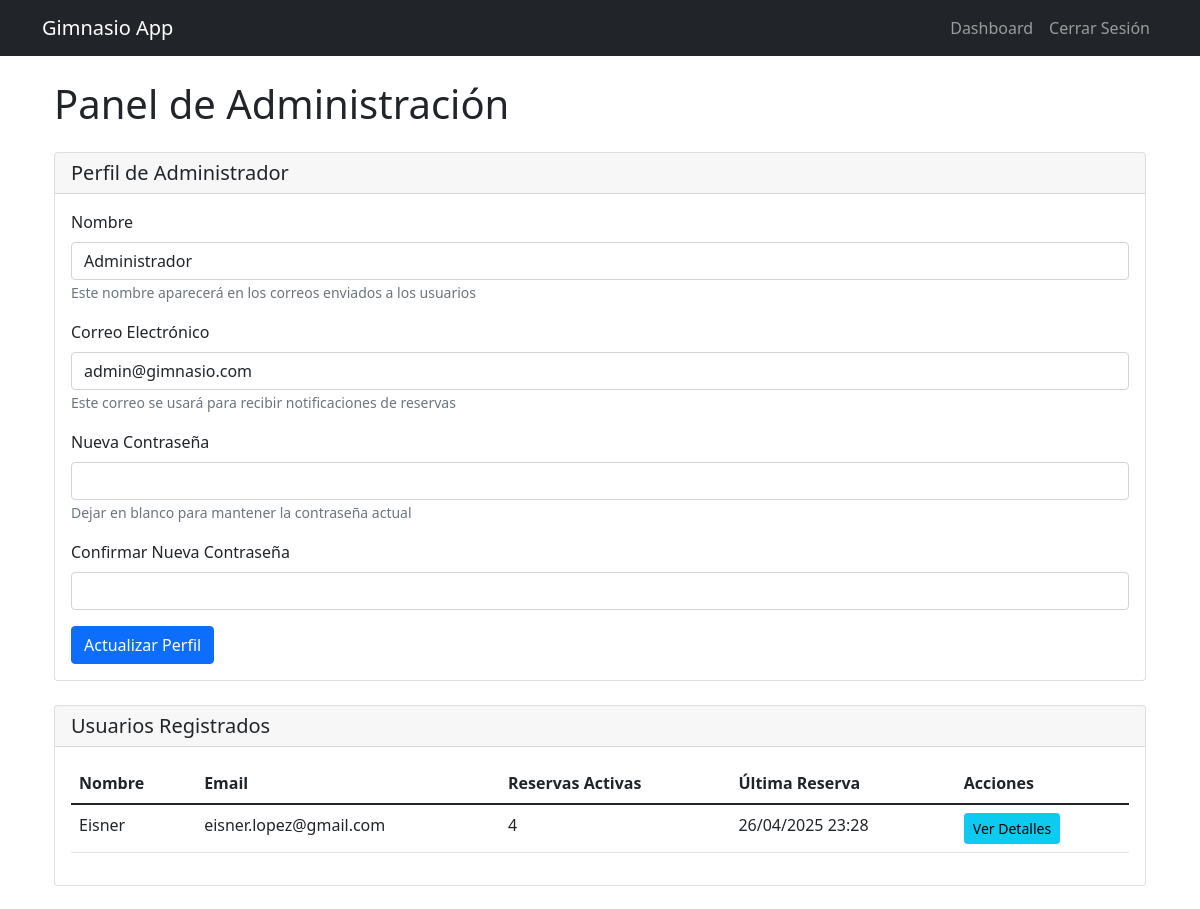
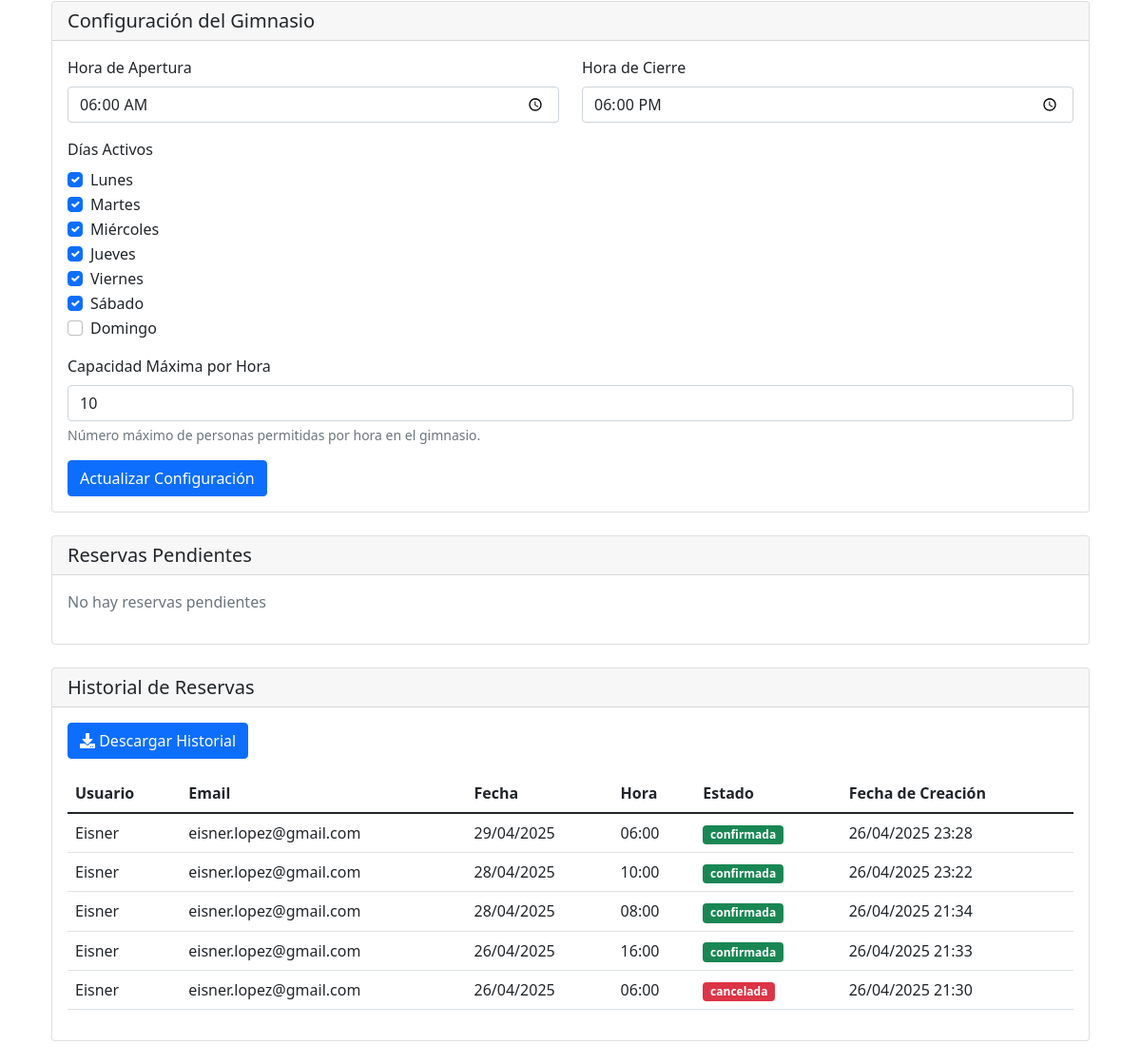
/dashboard (signed in), run on the app's committed database (2 pictures, top to bottom).
### app.py (models this page shows)
class Usuario(UserMixin, db.Model):
    id = db.Column(db.Integer, primary_key=True)
    email = db.Column(db.String(120), unique=True, nullable=False)
    password = db.Column(db.String(200), nullable=False)
    nombre = db.Column(db.String(100), nullable=False)
    es_admin = db.Column(db.Boolean, default=False)
    reservas = db.relationship('Reserva', backref='usuario', lazy=True)

class Reserva(db.Model):
    id = db.Column(db.Integer, primary_key=True)
    fecha = db.Column(db.Date, nullable=False)
    hora = db.Column(db.Time, nullable=False)
    usuario_id = db.Column(db.Integer, db.ForeignKey('usuario.id'), nullable=False)
    estado = db.Column(db.String(20), default='pendiente')  # pendiente, confirmada, cancelada, completada
    fecha_creacion = db.Column(db.DateTime, default=datetime.utcnow)

class Configuracion(db.Model):
    id = db.Column(db.Integer, primary_key=True)
    hora_apertura = db.Column(db.Time, default=time(6, 0))  # 6:00 AM
    hora_cierre = db.Column(db.Time, default=time(18, 0))    # 6:00 PM
    dias_activos = db.Column(db.String(100), default='1,2,3,4,5,6')  # 1=Lunes, 7=Domingo
    admin_email = db.Column(db.String(120), default='admin@gimnasio.com')  # Correo para notificaciones
    capacidad_maxima = db.Column(db.Integer, default=10)  # Capacidad máxima por hora

### app.py (the view, shortened to what this page needs)
@app.route('/dashboard')
@login_required
def dashboard():
    if current_user.es_admin:
        config = Configuracion.query.first()
        reservas_pendientes = Reserva.query.filter_by(estado='pendiente').all()
        historial_reservas = Reserva.query.order_by(Reserva.fecha_creacion.desc()).all()
        usuarios = Usuario.query.filter(Usuario.id != current_user.id).order_by(Usuario.nombre).all()
        return render_template('admin_dashboard.html',
                             config=config,
                             reservas_pendientes=reservas_pendientes,
                             historial_reservas=historial_reservas,
                             usuarios=usuarios)

### app.py (called while the page is built)
@login_manager.user_loader
def load_user(user_id):
    return Usuario.query.get(int(user_id))

### templates/admin_dashboard.html (shortened to what this page needs)
{% extends "base.html" %}
{% block content %}
<div class="container mt-4">
    <h1 class="mb-4">Panel de Administración</h1>
    <div class="card mb-4">
        <div class="card-header">
            <h5 class="mb-0">Perfil de Administrador</h5>
        </div>
        <div class="card-body">
            <form action="{{ url_for('actualizar_perfil_admin') }}" method="POST">
                <div class="mb-3">
                    <label for="nombre" class="form-label">Nombre</label>
                    <input type="text" class="form-control" id="nombre" name="nombre" value="{{ current_user.nombre }}" required>
                    <small class="text-muted">Este nombre aparecerá en los correos enviados a los usuarios</small>
                </div>
                <div class="mb-3">
                    <label for="email" class="form-label">Correo Electrónico</label>
                    <input type="email" class="form-control" id="email" name="email" value="{{ current_user.email }}" required>
                    <small class="text-muted">Este correo se usará para recibir notificaciones de reservas</small>
                </div>
                <div class="mb-3">
                    <label for="password" class="form-label">Nueva Contraseña</label>
                    <input type="password" class="form-control" id="password" name="password">
                    <small class="text-muted">Dejar en blanco para mantener la contraseña actual</small>
                </div>
                <div class="mb-3">
                    <label for="confirm_password" class="form-label">Confirmar Nueva Contraseña</label>
                    <input type="password" class="form-control" id="confirm_password" name="confirm_password">
                </div>
                <button type="submit" class="btn btn-primary">Actualizar Perfil</button>
            </form>
        </div>
    </div>
    <div class="card mb-4">
        <div class="card-header">
            <h5 class="mb-0">Usuarios Registrados</h5>
        </div>
        <div class="card-body">
            {% if usuarios %}
            <div class="table-responsive">
                <table class="table">
                    <thead>
                        <tr>
                            <th>Nombre</th>
                            <th>Email</th>
                            <th>Reservas Activas</th>
                            <th>Última Reserva</th>
                            <th>Acciones</th>
                        </tr>
                    </thead>
                    <tbody>
                        {% for usuario in usuarios %}
                        <tr>
                            <td>{{ usuario.nombre }}</td>
                            <td>{{ usuario.email }}</td>
                            <td>
                                {% set reservas_activas = usuario.reservas|selectattr('estado', 'equalto', 'confirmada')|list|length %}
                                {{ reservas_activas }}
                            </td>
                            <td>
                                {% set ultima_reserva = usuario.reservas|sort(attribute='fecha_creacion')|last %}
                                {% if ultima_reserva %}
                                    {{ ultima_reserva.fecha_creacion.strftime('%d/%m/%Y %H:%M') }}
                                {% else %}
                                    Sin reservas
                                {% endif %}
                            </td>
                            <td>
                                <button type="button" class="btn btn-info btn-sm" data-bs-toggle="modal" data-bs-target="#modalUsuario{{ usuario.id }}">
                                    Ver Detalles
                                </button>
                            </td>
                        </tr>
                        {% endfor %}
                    </tbody>
                </table>
            </div>
            {% else %}
            <p class="text-muted">No hay usuarios registrados.</p>
            {% endif %}
        </div>
    </div>
    <div class="card mb-4">
        <div class="card-header">
            <h5 class="mb-0">Configuración del Gimnasio</h5>
        </div>
        <div class="card-body">
            <form action="{{ url_for('actualizar_configuracion') }}" method="post">
                <div class="row">
                    <div class="col-md-6">
                        <div class="mb-3">
                            <label for="hora_apertura" class="form-label">Hora de Apertura</label>
                            <input type="time" class="form-control" id="hora_apertura" name="hora_apertura"
                                   value="{{ config.hora_apertura.strftime('%H:%M') }}" required>
                        </div>
                    </div>
                    <div class="col-md-6">
                        <div class="mb-3">
                            <label for="hora_cierre" class="form-label">Hora de Cierre</label>
                            <input type="time" class="form-control" id="hora_cierre" name="hora_cierre"
                                   value="{{ config.hora_cierre.strftime('%H:%M') }}" required>
                        </div>
                    </div>
                </div>
                <div class="mb-3">
                    <label class="form-label">Días Activos</label>
                    <div class="form-check">
                        <input class="form-check-input" type="checkbox" name="dias" value="1" id="lunes"
                               {% if '1' in config.dias_activos.split(',') %}checked{% endif %}>
                        <label class="form-check-label" for="lunes">Lunes</label>
                    </div>
                    <div class="form-check">
                        <input class="form-check-input" type="checkbox" name="dias" value="2" id="martes"
                               {% if '2' in config.dias_activos.split(',') %}checked{% endif %}>
                        <label class="form-check-label" for="martes">Martes</label>
                    </div>
                    <div class="form-check">
                        <input class="form-check-input" type="checkbox" name="dias" value="3" id="miercoles"
                               {% if '3' in config.dias_activos.split(',') %}checked{% endif %}>
                        <label class="form-check-label" for="miercoles">Miércoles</label>
                    </div>
                    <div class="form-check">
                        <input class="form-check-input" type="checkbox" name="dias" value="4" id="jueves"
                               {% if '4' in config.dias_activos.split(',') %}checked{% endif %}>
                        <label class="form-check-label" for="jueves">Jueves</label>
                    </div>
                    <div class="form-check">
                        <input class="form-check-input" type="checkbox" name="dias" value="5" id="viernes"
                               {% if '5' in config.dias_activos.split(',') %}checked{% endif %}>
                        <label class="form-check-label" for="viernes">Viernes</label>
                    </div>
                    <div class="form-check">
                        <input class="form-check-input" type="checkbox" name="dias" value="6" id="sabado"
                               {% if '6' in config.dias_activos.split(',') %}checked{% endif %}>
                        <label class="form-check-label" for="sabado">Sábado</label>
                    </div>
                    <div class="form-check">
                        <input class="form-check-input" type="checkbox" name="dias" value="7" id="domingo"
                               {% if '7' in config.dias_activos.split(',') %}checked{% endif %}>
                        <label class="form-check-label" for="domingo">Domingo</label>
                    </div>
                </div>
                <div class="mb-3">
                    <label for="capacidad_maxima" class="form-label">Capacidad Máxima por Hora</label>
                    <input type="number" class="form-control" id="capacidad_maxima" name="capacidad_maxima"
                           value="{{ config.capacidad_maxima }}" min="1" required>
                    <div class="form-text">Número máximo de personas permitidas por hora en el gimnasio.</div>
                </div>
                <button type="submit" class="btn btn-primary">Actualizar Configuración</button>
            </form>
        </div>
    </div>
    <div class="card mb-4">
        <div class="card-header">
            <h5 class="mb-0">Reservas Pendientes</h5>
        </div>
        <div class="card-body">
            {% if reservas_pendientes %}
            <div class="table-responsive">
                <table class="table">
                    <thead>
                        <tr>
                            <th>Usuario</th>
                            <th>Email</th>
                            <th>Fecha</th>
                            <th>Hora</th>
                            <th>Acciones</th>
                        </tr>
                    </thead>
                    <tbody>
                        {% for reserva in reservas_pendientes %}
                        <tr>
                            <td>{{ reserva.usuario.nombre }}</td>
                            <td>{{ reserva.usuario.email }}</td>
                            <td>{{ reserva.fecha.strftime('%d/%m/%Y') }}</td>
                            <td>{{ reserva.hora.strftime('%H:%M') }}</td>
                            <td>
                                <form action="{{ url_for('actualizar_reserva', id=reserva.id) }}" method="POST" class="d-inline">
                                    <input type="hidden" name="accion" value="aprobar">
                                    <button type="submit" class="btn btn-success btn-sm">Aprobar</button>
                                </form>
                                <form action="{{ url_for('actualizar_reserva', id=reserva.id) }}" method="POST" class="d-inline">
                                    <input type="hidden" name="accion" value="rechazar">
                                    <button type="submit" class="btn btn-danger btn-sm">Rechazar</button>
                                </form>
                            </td>
                        </tr>
                        {% endfor %}
                    </tbody>
                </table>
            </div>
            {% else %}
            <p class="text-muted">No hay reservas pendientes</p>
            {% endif %}
        </div>
    </div>
    <div class="card mb-4">
        <div class="card-header">
            <h5 class="mb-0">Historial de Reservas</h5>
        </div>
        <div class="card-body">
            <a href="{{ url_for('descargar_historial') }}" class="btn btn-primary mb-3">
                <i class="fas fa-download"></i> Descargar Historial
            </a>
            {% if historial_reservas %}
            <div class="table-responsive">
                <table class="table">
                    <thead>
                        <tr>
                            <th>Usuario</th>
                            <th>Email</th>
                            <th>Fecha</th>
                            <th>Hora</th>
                            <th>Estado</th>
                            <th>Fecha de Creación</th>
                        </tr>
                    </thead>
                    <tbody>
                        {% for reserva in historial_reservas %}
                        <tr>
                            <td>{{ reserva.usuario.nombre }}</td>
                            <td>{{ reserva.usuario.email }}</td>
                            <td>{{ reserva.fecha.strftime('%d/%m/%Y') }}</td>
                            <td>{{ reserva.hora.strftime('%H:%M') }}</td>
                            <td>
                                <span class="badge {% if reserva.estado == 'confirmada' %}bg-success
                                                  {% elif reserva.estado == 'cancelada' %}bg-danger
                                                  {% elif reserva.estado == 'completada' %}bg-info
                                                  {% else %}bg-warning{% endif %}">
                                    {{ reserva.estado }}
                                </span>
                            </td>
                            <td>{{ reserva.fecha_creacion.strftime('%d/%m/%Y %H:%M') }}</td>
                        </tr>
                        {% endfor %}
                    </tbody>
                </table>
            </div>
            {% else %}
            <p class="text-muted">No hay historial de reservas</p>
            {% endif %}
        </div>
    </div>
</div>
{% endblock %}

### data on the page
Usuario: nombre "Administrador", email "admin@gimnasio.com"
Usuario: nombre "Eisner", email "eisner.lopez@gmail.com", reservas_activas "4"
Reserva: fecha_creacion "26/04/2025 23:28", usuario.nombre "Eisner", usuario.email "eisner.lopez@gmail.com", fecha "29/04/2025", hora "06:00", estado "confirmada"
Configuracion: hora_apertura "06:00", hora_cierre "18:00", dias_activos "☑", capacidad_maxima "10"
Reserva: usuario.nombre "Eisner", usuario.email "eisner.lopez@gmail.com", fecha "28/04/2025", hora "10:00", estado "confirmada", fecha_creacion "26/04/2025 23:22"
Reserva: usuario.nombre "Eisner", usuario.email "eisner.lopez@gmail.com", fecha "28/04/2025", hora "08:00", estado "confirmada", fecha_creacion "26/04/2025 21:34"
Reserva: usuario.nombre "Eisner", usuario.email "eisner.lopez@gmail.com", fecha "26/04/2025", hora "16:00", estado "confirmada", fecha_creacion "26/04/2025 21:33"
Reserva: usuario.nombre "Eisner", usuario.email "eisner.lopez@gmail.com", fecha "26/04/2025", hora "06:00", estado "cancelada", fecha_creacion "26/04/2025 21:30"
